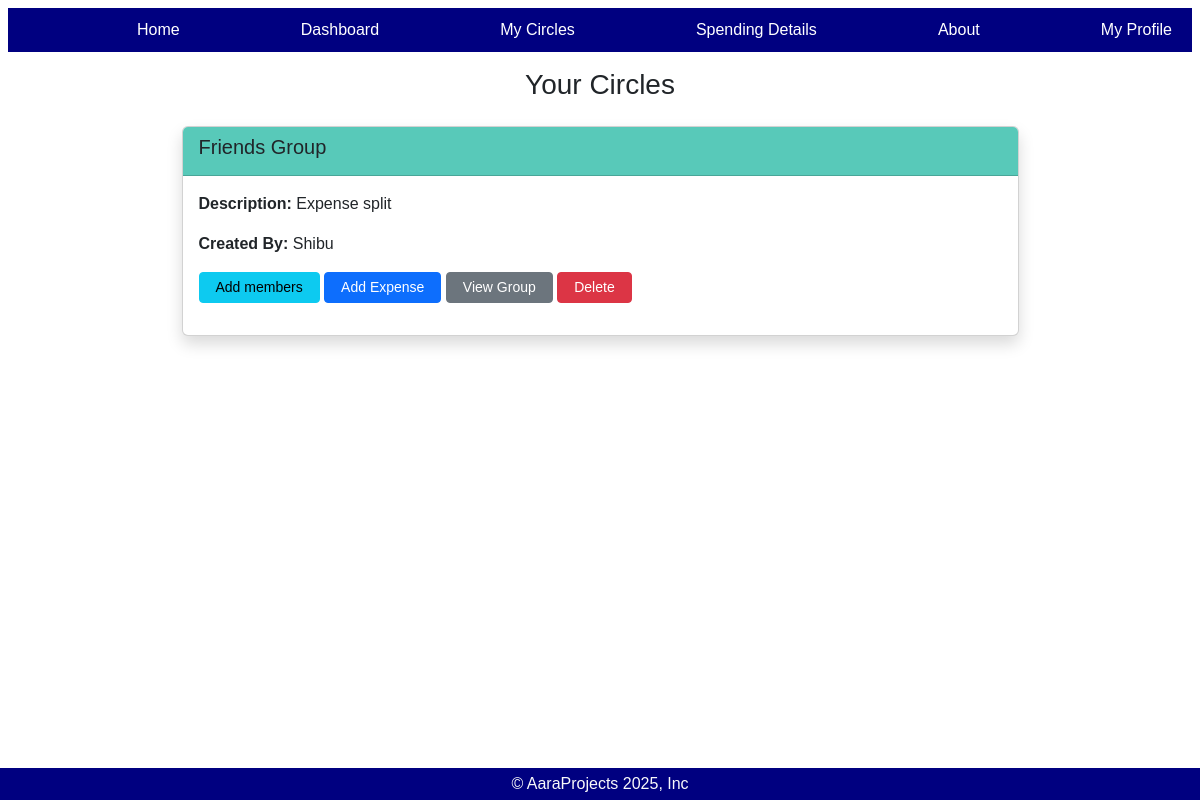
Page /MyCircles/ (signed in) on the earlier database version.
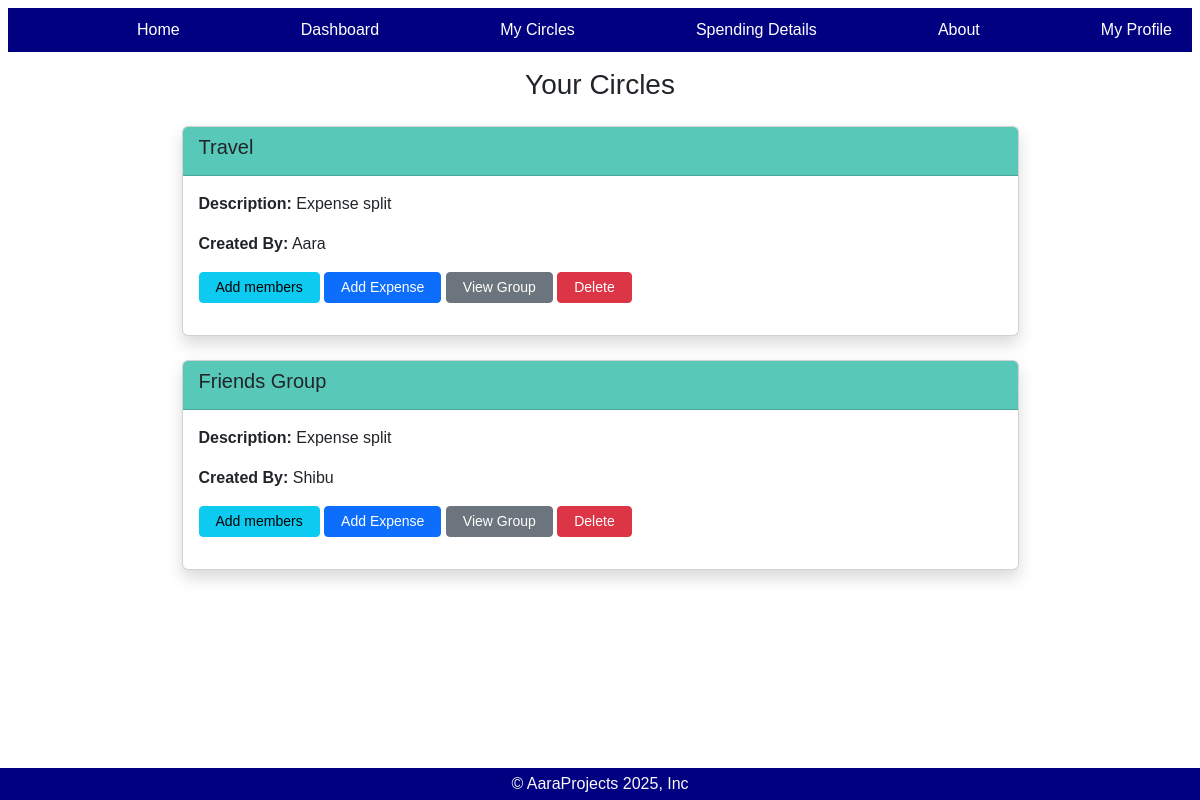
Same page on the later database version.
### myapp/models.py (models this page shows, shortened)
class MyCircle(models.Model):
    name=models.CharField(max_length=100)
    description=models.CharField(max_length=100)
    created_by=models.ForeignKey(settings.AUTH_USER_MODEL,on_delete=models.CASCADE)
    members=models.ManyToManyField(settings.AUTH_USER_MODEL,related_name='joined_circles',blank=True)

class CustomUser(AbstractUser):
    email = models.EmailField(unique=True)
    phone=models.CharField(max_length=15)
    address=models.TextField(blank=True)
    USERNAME_FIELD = 'email'
    REQUIRED_FIELDS = ['username']

### myapp/views.py (the view)
# urls.py: path('MyCircles/',views.my_circle,name='mycircles'),
@login_required
def my_circle(request):
    user=request.user
    circles_creator = MyCircle.objects.filter(created_by=user)
    member_circles=MyCircle.objects.filter(members=user)
    all_circles=(circles_creator|member_circles).distinct()
    return render(request, 'mycircles.html', {'circles': all_circles})

### myapp/templates/mycircles.html (shortened to what this page needs)
{% extends 'base.html' %}
{% block content %}
<div class="container mt-2">
    <h3 class="mb-4 text-center">Your Circles</h3>
    {% for circle in circles %}
        <div class="d-flex justify-content-center">
        <div class="card shadow mb-4 w-75">
            <div class="card-header" style="background:#58C9B9">
                <h5>{{ circle.name }}</h5>
            </div>
            <div class="card-body">
                <p><strong>Description:</strong> {{ circle.description }}</p>
                <p><strong>Created By:</strong> {{ circle.created_by.username }}</p>
                <a href="{% url 'add_member' circle.id %}"><button class="btn btn-info btn-sm px-3 mb-3">Add members</button></a>
                <a href="{% url 'add_expense' circle.id %}"><button class="btn btn-primary btn-sm px-3 mb-3">Add Expense</button></a>
                <a href="{% url 'view_group' circle.id %}"><button class="btn btn-secondary btn-sm px-3 mb-3">View Group</button></a>
                <a href="{% url 'delete_circle' circle.id %}"><button class="btn btn-danger btn-sm px-3 mb-3">Delete</button></a>
            </div>
        </div>
            </div>
    {% empty %}
        <p>No circles created yet.</p>
    {% endfor %}
</div>
{% endblock %}

Differences in the rows shown:
added MyCircle: name "Travel", description "Expense split", created_by.username "Aara"
